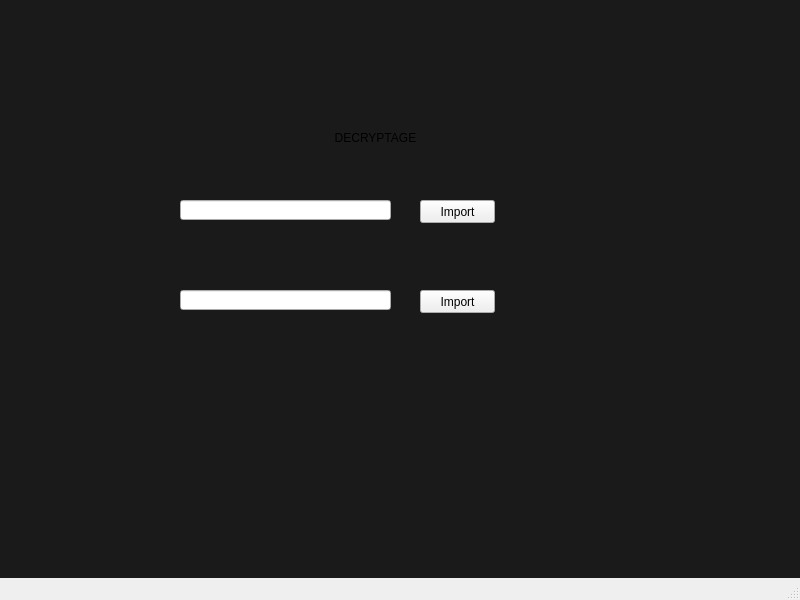
<?xml version="1.0" encoding="UTF-8"?>
<ui version="4.0">
 <class>Decrypt</class>
 <widget class="QMainWindow" name="Decrypt">
  <property name="geometry">
   <rect>
    <x>0</x>
    <y>0</y>
    <width>800</width>
    <height>600</height>
   </rect>
  </property>
  <property name="windowTitle">
   <string>MainWindow</string>
  </property>
  <widget class="QWidget" name="centralwidget">
   <widget class="QLineEdit" name="key_d">
    <property name="geometry">
     <rect>
      <x>180</x>
      <y>200</y>
      <width>211</width>
      <height>20</height>
     </rect>
    </property>
   </widget>
   <widget class="QLineEdit" name="message_c">
    <property name="geometry">
     <rect>
      <x>180</x>
      <y>290</y>
      <width>211</width>
      <height>20</height>
     </rect>
    </property>
   </widget>
   <widget class="QPushButton" name="pushButton_2">
    <property name="geometry">
     <rect>
      <x>600</x>
      <y>200</y>
      <width>101</width>
      <height>91</height>
     </rect>
    </property>
    <property name="text">
     <string/>
    </property>
    <property name="icon">
     <iconset resource="ressource.qrc">
      <normaloff>:/ressources/img/icons8-unlock-100.png</normaloff>:/ressources/img/icons8-unlock-100.png</iconset>
    </property>
    <property name="iconSize">
     <size>
      <width>50</width>
      <height>50</height>
     </size>
    </property>
    <property name="flat">
     <bool>true</bool>
    </property>
   </widget>
   <widget class="QPushButton" name="pushButton_4">
    <property name="geometry">
     <rect>
      <x>420</x>
      <y>290</y>
      <width>75</width>
      <height>23</height>
     </rect>
    </property>
    <property name="text">
     <string>Import</string>
    </property>
   </widget>
   <widget class="QPushButton" name="pushButton_3">
    <property name="geometry">
     <rect>
      <x>420</x>
      <y>200</y>
      <width>75</width>
      <height>23</height>
     </rect>
    </property>
    <property name="text">
     <string>Import</string>
    </property>
   </widget>
   <widget class="QLabel" name="label">
    <property name="geometry">
     <rect>
      <x>0</x>
      <y>-20</y>
      <width>801</width>
      <height>601</height>
     </rect>
    </property>
    <property name="styleSheet">
     <string notr="true">background-color: rgb(26, 26, 26);</string>
    </property>
    <property name="text">
     <string/>
    </property>
   </widget>
   <widget class="QLabel" name="label_2">
    <property name="geometry">
     <rect>
      <x>300</x>
      <y>130</y>
      <width>151</width>
      <height>16</height>
     </rect>
    </property>
    <property name="text">
     <string>&lt;html&gt;&lt;head/&gt;&lt;body&gt;&lt;p align=&quot;center&quot;&gt;DECRYPTAGE&lt;/p&gt;&lt;/body&gt;&lt;/html&gt;</string>
    </property>
   </widget>
   <zorder>label</zorder>
   <zorder>key_d</zorder>
   <zorder>message_c</zorder>
   <zorder>pushButton_2</zorder>
   <zorder>pushButton_4</zorder>
   <zorder>pushButton_3</zorder>
   <zorder>label_2</zorder>
  </widget>
  <widget class="QMenuBar" name="menubar">
   <property name="geometry">
    <rect>
     <x>0</x>
     <y>0</y>
     <width>800</width>
     <height>21</height>
    </rect>
   </property>
  </widget>
  <widget class="QStatusBar" name="statusbar"/>
 </widget>
 <resources>
  <include location="ressource.qrc"/>
 </resources>
 <connections/>
</ui>
